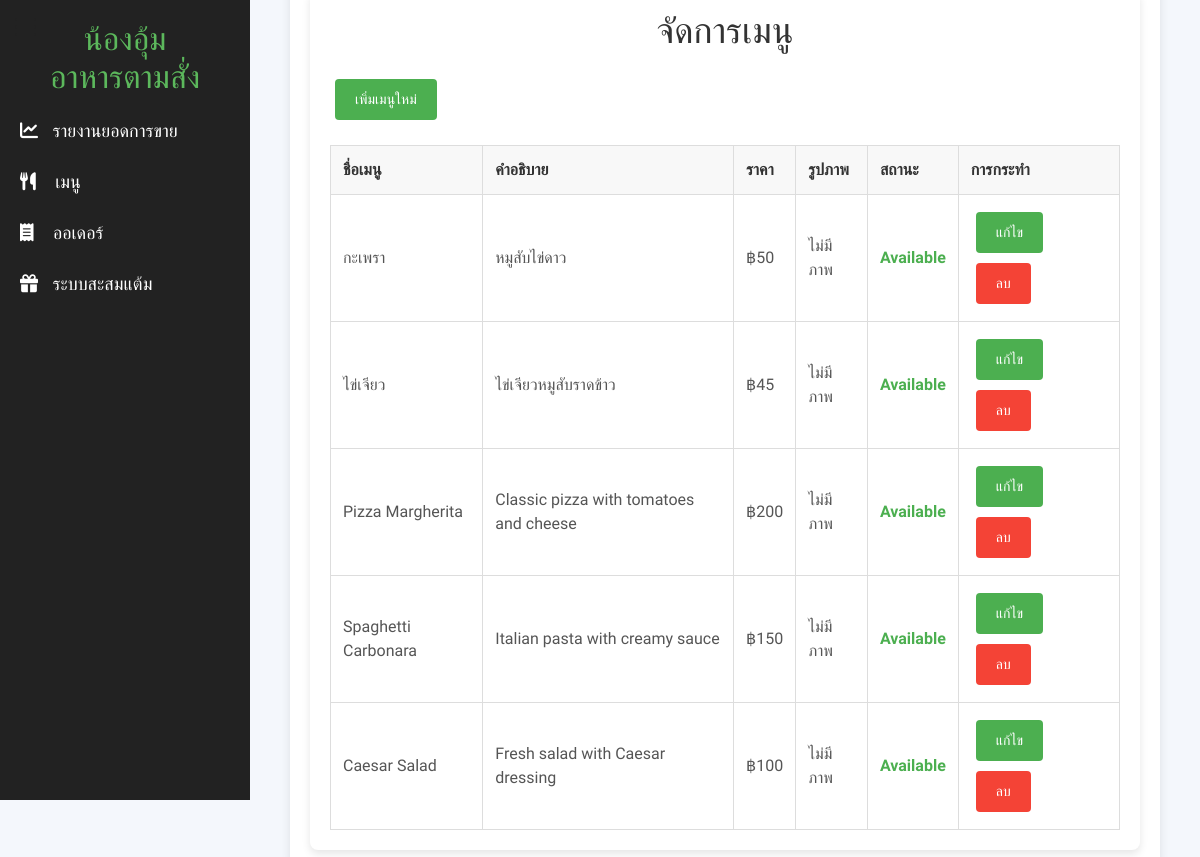
The page /manage_menu/ on the database as committed earlier.
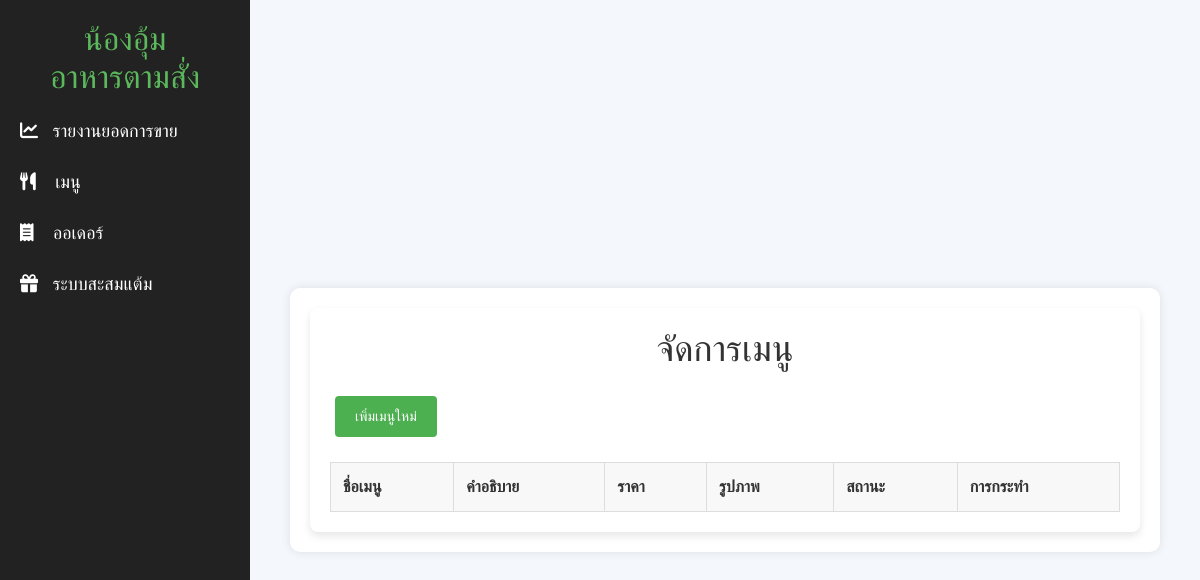
The same page on the database as committed later.
### posapp/models.py (models this page shows, shortened)
class Menu(models.Model):
    name = models.CharField(max_length=255)
    description = models.TextField()
    price = models.IntegerField()
    image_url = models.URLField()
    image = models.ImageField(upload_to='menu_images/', null=True, blank=True)
    is_available = models.BooleanField(default=True)
    created_at = models.DateTimeField(auto_now_add=True)

### posapp/views.py (the view)
# urls.py: path('manage_menu/', views.manage_menu, name='manage_menu'),
def manage_menu(request):
    menus = Menu.objects.all()
    return render(request, "admin_manage_menu.html", {"menus": menus})

### theme/templates/admin_manage_menu.html (shortened to what this page needs)
{% extends 'admin_base.html' %}
{% load i18n %}
{% block main %}
<head>
    <link rel="stylesheet" href="https://cdnjs.cloudflare.com/ajax/libs/font-awesome/6.0.0/css/all.min.css">
</head>
<body>
    <div class="container">
        <h1>จัดการเมนู</h1>
        <a href="{% url 'add_menu' %}" class="button">เพิ่มเมนูใหม่</a>
        <div class="table-responsive">
            <table>
                <thead>
                    <tr>
                        <th>ชื่อเมนู</th>
                        <th>คำอธิบาย</th>
                        <th>ราคา</th>
                        <th>รูปภาพ</th>
                        <th>สถานะ</th>
                        <th>การกระทำ</th>
                    </tr>
                </thead>
                <tbody>
                    {% for menu in menus %}
                    <tr>
                        <td>{{ menu.name }}</td>
                        <td>{{ menu.description }}</td>
                        <td>฿{{ menu.price }}</td>
                        <td>
                            {% if menu.image %}
                                <img src="{{ menu.image.url }}" alt="{{ menu.name }}">
                            {% else %}
                                <span>ไม่มีภาพ</span>
                            {% endif %}
                        </td>
                        <td class="status {% if menu.is_available %}available{% else %}unavailable{% endif %}">
                            {{ menu.is_available|yesno:"Available,Unavailable" }}
                        </td>
                        <td class="actions">
                            <a href="{% url 'edit_menu' menu.id %}" class="button">แก้ไข</a>
                            <a href="{% url 'delete_menu' menu.id %}" class="button button-danger"
                                onclick="return confirm('คุณแน่ใจว่าต้องการลบเมนูนี้?');">ลบ</a>
                        </td>
                    </tr>
                    {% endfor %}
                </tbody>
            </table>
        </div>
    </div>
</body>
{% endblock %}

### theme/templates/admin_base.html (shortened to what this page needs)
{% load static tailwind_tags %}
<!DOCTYPE html>
<html lang="en">
<head>
	{% tailwind_css %}
	<link rel="stylesheet" href="https://cdnjs.cloudflare.com/ajax/libs/font-awesome/6.0.0/css/all.min.css">
	<link rel="stylesheet" href="https://cdn.jsdelivr.net/npm/bootstrap@5.3.0/dist/css/bootstrap.min.css">
	<link rel="stylesheet" href="https://unpkg.com/swiper/swiper-bundle.min.css" />
</head>
<body>
	<i class="fas fa-bars menu-icon" onclick="toggleSidebar()"></i>
	<div class="sidebar" id="sidebar">
		<h2>น้องอุ้ม<br>อาหารตามสั่ง</h2>
		<a href="{% url 'dashboard' %}"><i class="fas fa-chart-line"></i> <span
				style="margin-left: 10px;">รายงานยอดการขาย</span></a>
		<a href="{% url 'manage_menu' %}"><i class="fas fa-utensils"></i> <span
                style="margin-left: 15px;">เมนู</span></a>
		<a href="{% url 'orders' %}"><i class="fas fa-receipt"></i> <span
                style="margin-left: 15px;">ออเดอร์</span></a>
		<a href="{% url 'reward' %}"><i class="fas fa-gift"></i> <span
				style="margin-left: 10px;">ระบบสะสมแต้ม</span></a>
	</div>
	<div class="content" id="content">
		<div class="main-box">
			{% block main %}
			{% endblock %}
		</div>
	</div>
</body>
</html>

### theme/templates/admin_base.html (style rules this page uses)
* { font-family: "Kanit", sans-serif; }
body { background-color: #f8f9fa; margin: 0; padding: 0; }
.sidebar { width: 250px; height: 100vh; background: #222; color: #fff; position: fixed; top: 0; left: 0; transition: left 0.3s ease-in-out; padding-top: 20px; }
.sidebar h2 { color: #5cb85c; text-align: center; }
.sidebar a { color: #fff; display: block; padding: 12px 20px; text-decoration: none; font-size: 18px; transition: background 0.3s; }
.menu-icon { font-size: 24px; cursor: pointer; position: absolute; top: 15px; left: 15px; z-index: 1001; color: #222; display: none; }
.content { margin-left: 250px; width: calc(100% - 250px); height: 100vh; display: flex; justify-content: center; align-items: center; padding: 20px; transition: margin-left 0.3s ease-in-out; }
.main-box { width: 100%; max-width: 1200px; height: auto; background: #fff; border-radius: 10px; box-shadow: 0 0 10px rgba(0, 0, 0, 0.1); padding: 20px; }

### theme/templates/admin_manage_menu.html (style rules this page uses)
body { font-family: Arial, sans-serif; background-color: #f4f7fc; margin: 0; padding: 20px; }
h1 { text-align: center; color: #333; font-size: 36px; margin-bottom: 20px; }
.container { max-width: 1200px; margin: 0 auto; background-color: #fff; padding: 20px; border-radius: 8px; box-shadow: 0 4px 8px rgba(0, 0, 0, 0.1); }
.button { padding: 10px 20px; background-color: #4CAF50; color: white; border: none; text-decoration: none; border-radius: 4px; margin: 5px; font-size: 14px; display: inline-block; transition: background-color 0.3s ease; }
table { width: 100%; border-collapse: collapse; margin-top: 20px; }
table, th, td { border: 1px solid #ddd; }
th, td { padding: 12px; text-align: left; font-size: 16px; }
th { background-color: #f8f8f8; color: #333; }

Rows that differ between the two databases and show on the page:
removed Menu: name "กะเพรา", description "หมูสับไข่ดาว", price "50", shows "ไม่มีภาพ", is_available "Available"
removed Menu: name "ไข่เจียว", description "ไข่เจียวหมูสับราดข้าว", price "45", shows "ไม่มีภาพ", is_available "Available"
removed Menu: name "Pizza Margherita", description "Classic pizza with tomatoes and cheese", price "200", shows "ไม่มีภาพ", is_available "Available"
removed Menu: name "Spaghetti Carbonara", description "Italian pasta with creamy sauce", price "150", shows "ไม่มีภาพ", is_available "Available"
removed Menu: name "Caesar Salad", description "Fresh salad with Caesar dressing", price "100", shows "ไม่มีภาพ", is_available "Available"
